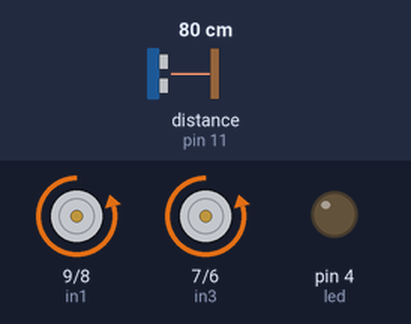
A sketch run on a simulated Arduino Uno, built with avr-gcc and run on an emulated ATmega328P. Parts: motor-driver pin pairs drawn as motors (green arrow = first pin HIGH = forward, orange = second pin HIGH = backward, longer = more drive, scaled by the enable pin), output pins drawn as LEDs (lit = HIGH). Wiring (inferred from the names in the program): ultrasonic range finder: trigger pin 3; echo pin 11. Inputs (shaded band) come from the test bench; at power-on: distance to the obstacle (sensor on pin 11) 80 cm. The echo pulse lasts 58.3 µs per cm; pins used as bus, display or sensor lines are not drawn.

Above: at 1.2 s.
1.3 s: distance to the obstacle (sensor on pin 11) set to 34 cm
2.8 s: distance to the obstacle (sensor on pin 11) set to 27 cm
At 3.4 s:
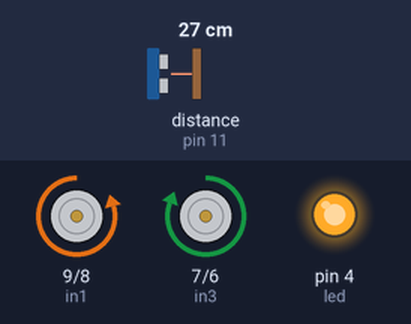
5.8 s: distance to the obstacle (sensor on pin 11) set to 35 cm
At 7.3 s:
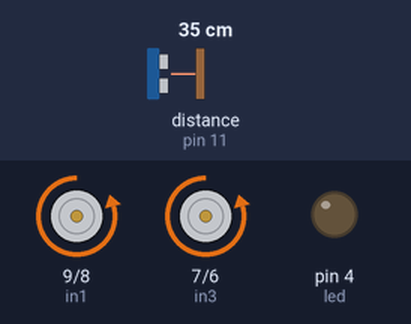
8.2 s: distance to the obstacle (sensor on pin 11) set to 2 cm
At 10.1 s:
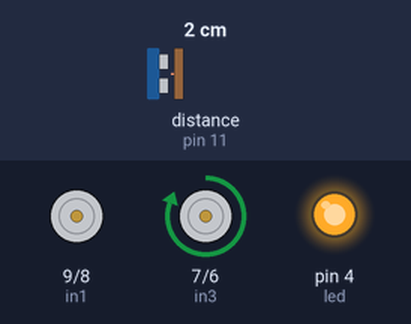
Timing chart, 0 to 12.2 s (numbered marks = the images above; inputs shaded):
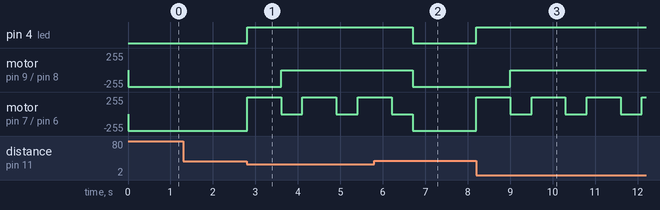

The sketch:

car_model.ino
```cpp
#define trigPin 3

#define echoPin 11

#define led 4
int dis = 0;
int enA = 10;
int in1 = 9;
int in2 = 8;
// motor two
int enB = 5;
int in3 = 7;
int in4 = 6;
int start=0;

void setup()

{ //Serial.begin (9600);
//ultrasonic
pinMode(trigPin, OUTPUT);

pinMode(echoPin, INPUT);

pinMode(led, OUTPUT);
//motor
pinMode(enA, OUTPUT);
  pinMode(enB, OUTPUT);
  pinMode(in1, OUTPUT);
  pinMode(in2, OUTPUT);
  pinMode(in3, OUTPUT);
  pinMode(in4, OUTPUT);
  //setting touch sensor
  pinMode(2, INPUT);

}
void back()
{
  digitalWrite(in3, HIGH);
  digitalWrite(in4, LOW);
  analogWrite(enB, 255);
  digitalWrite(in3, HIGH);
  digitalWrite(in4, LOW);
  analogWrite(enB, 255);

  delay(300);
  turn_left();

}
void turn_left()
{

  digitalWrite(in3, LOW);
  digitalWrite(in4, HIGH);
  analogWrite(enB, 255);
  digitalWrite(in3, HIGH);
  digitalWrite(in4, LOW);
  analogWrite(enB, 255);

  delay(500);
}
void stop_motor()
{
  digitalWrite(in1, LOW);
  digitalWrite(in2, LOW);
  digitalWrite(in3, LOW);
  digitalWrite(in4, LOW);
  delay(500);
}
void ultra()

{ long duration, distance;

digitalWrite(trigPin, LOW);

delayMicroseconds(2);

digitalWrite(trigPin, HIGH);

delayMicroseconds(10);

digitalWrite(trigPin, LOW);

duration = pulseIn(echoPin, HIGH);

distance = (duration/2) / 29.1;
if (distance < 30 )

{ digitalWrite(led,HIGH);


  //turn_left();
  back();

  stop_motor();

 ultra();

}
else{
  digitalWrite(led,LOW);

  // turn on motor B
  digitalWrite(in3, LOW);
  digitalWrite(in4, HIGH);
  // set speed to 200 out of possible range 0~255
  analogWrite(enB, 250);
  digitalWrite(in1, LOW);
  digitalWrite(in2, HIGH);
  // set speed to 200 out of possible range 0~255
  analogWrite(enA, 250);
}
}

void loop()
{
  ultra();
}
```

Measured:
- the behaviour switches between 31 and 30 cm on distance to the obstacle (sensor on pin 11) (found by bisection; images 0 and 1)
- after the input at 1.3 s, every drawn part: stays the same
- after the input at 2.8 s, pin 4 (led): LOW → HIGH at once; motor on pin 9 (in1) / pin 8 (in2): backward 250/255 → stopped after 0.80 s; motor on pin 7 (in3) / pin 6 (in4): alternates forward 255/255 for 0.80 s and stopped for 0.50 s, starting at once
- after the input at 5.8 s, pin 4 (led): HIGH → LOW after 0.91 s; motor on pin 9 (in1) / pin 8 (in2): stopped → backward 250/255 after 0.91 s
- after the input at 8.2 s, pin 4 (led): LOW → HIGH at once; motor on pin 9 (in1) / pin 8 (in2): backward 250/255 → stopped after 0.80 s; motor on pin 7 (in3) / pin 6 (in4): alternates forward 255/255 for 0.80 s and stopped for 0.50 s, starting at once
